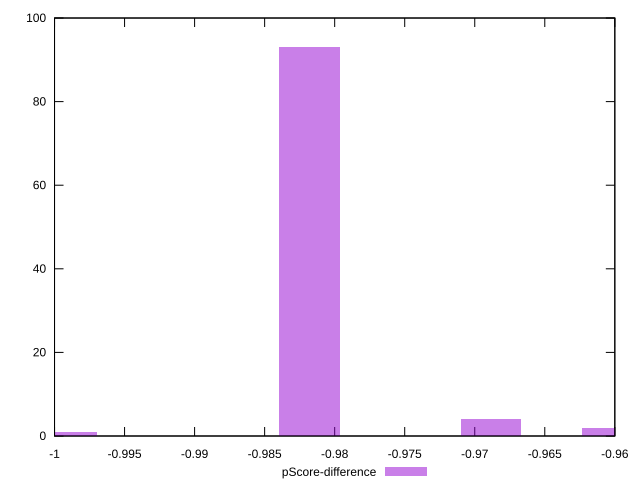

The script that saved this image:
reset

$pScoreDifference <<EOF
-0.9688306049977127 4
-0.9601803317388045 2
-0.9818060148860749 93
-0.9991065614038911 1
EOF

set key outside below
set boxwidth 0.004325136629454074
set xrange [-1:-0.96]
set yrange [0:100]
set trange [0:100]
set style fill transparent solid 0.5 noborder
set terminal svg size 640, 490 enhanced background rgb 'white'
set output "report_00017_2021-02-10T15-08-03.406Z/total-byte-weight/samples/pages/pScore-difference/histogram.svg"

plot $pScoreDifference title "pScore-difference" with boxes

reset
